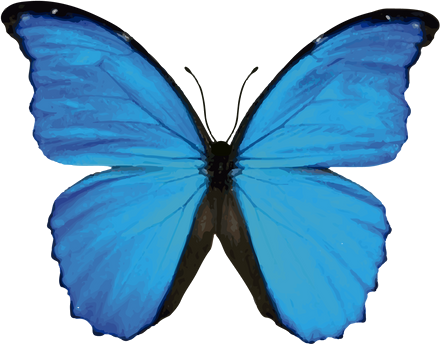
#> input picture personagens/borboleta-iba.png, 440 x 344 px
$ python -i recorte.py   (imports and definitions only)
#> lines starting #> are read from the running program, lines starting #| are printed output that depends on the picture; after the words box and inside, x2 and y2 are one past the last pixel; in counts of white or black regions, pixels touching at a corner belong together
#> further down, picture is the input picture: PIL image 440x344 RGBA; mean R, G, B, A 28.5, 75.1, 106.1, 154.3
"""Transforma uma foto qualquer num personagem do mascote.

- Foto já recortada (PNG com fundo transparente): só ajusta tamanho e corta as sobras.
- Foto com fundo: tenta tirar o fundo a partir das bordas. Funciona bem com fundo
  liso (parede, chão, lençol). Com fundo muito cheio de coisas, avisa para recortar
  antes (Paint do Windows: Remover plano de fundo; ou Canva).
"""
import json
import re
import unicodedata
from pathlib import Path

from PIL import Image, ImageChops, ImageDraw, ImageFilter, ImageOps

PASTA_PERSONAGENS = Path.home() / ".claude" / "mascote" / "personagens"
MARCA = (255, 0, 254)


def _nome_arquivo(nome):
    s = unicodedata.normalize("NFKD", nome).encode("ascii", "ignore").decode()
    return re.sub(r"[^a-z0-9]+", "-", s.lower()).strip("-") or "personagem"


def _tem_transparencia(img):
    return img.mode == "RGBA" and img.getchannel("A").getextrema()[0] < 200


def tirar_fundo(img, tolerancia=38):
    """Pinta a partir das bordas tudo que for parecido com o fundo e apaga."""
#> called with tolerancia = 38
    rgb = img.convert("RGB")
    w, h = rgb.size
#> w = 440; h = 344
    pontos = [(0, 0), (w - 1, 0), (0, h - 1), (w - 1, h - 1)]
#> pontos = [(0, 0), (439, 0), (0, 343), (439, 343)]
    pontos += [(round(w * k / 8), 0) for k in range(1, 8)] + [(round(w * k / 8), h - 1) for k in range(1, 8)]
    pontos += [(0, round(h * k / 8)) for k in range(1, 8)] + [(w - 1, round(h * k / 8)) for k in range(1, 8)]
    for p in pontos:
        if rgb.getpixel(p) != MARCA:
            ImageDraw.floodfill(rgb, p, MARCA, thresh=tolerancia)
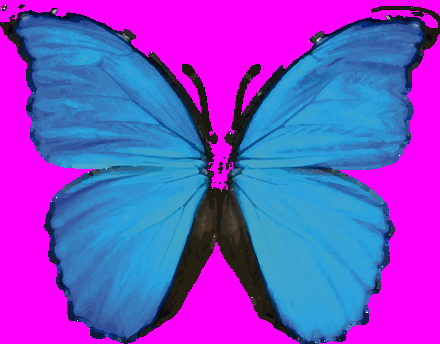
#> rgb: PIL image 440x344 RGB; mean R, G, B 123.3, 75, 200.5
    r, g, b = rgb.split()
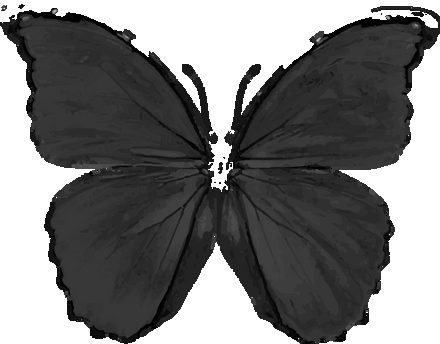
#> r: PIL image 440x344 L; min 0, max 255, mean 123.3
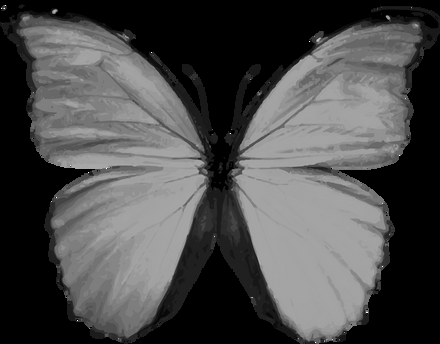
#> g: PIL image 440x344 L; min 0, max 255, mean 75
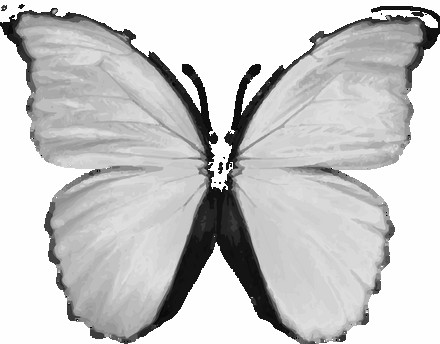
#> b: PIL image 440x344 L; min 0, max 255, mean 200.5
    fundo = ImageChops.multiply(ImageChops.multiply(r.point(lambda v: 255 if v == 255 else 0),
                                                    g.point(lambda v: 255 if v == 0 else 0)),
                                b.point(lambda v: 255 if v == 254 else 0))
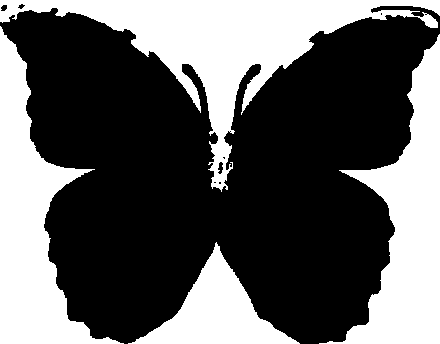
#> fundo: PIL image 440x344 L; 37.3% white; 4 white regions, box (x1, y1, x2, y2) and area: (0, 0, 440, 192) 20048, (319, 34, 440, 344) 14939, (0, 26, 124, 344) 14854, (128, 242, 300, 344) 6550
    alfa = ImageChops.invert(fundo)
    # borda limpa e suave
    alfa = alfa.filter(ImageFilter.MinFilter(3)).filter(ImageFilter.GaussianBlur(1.2))
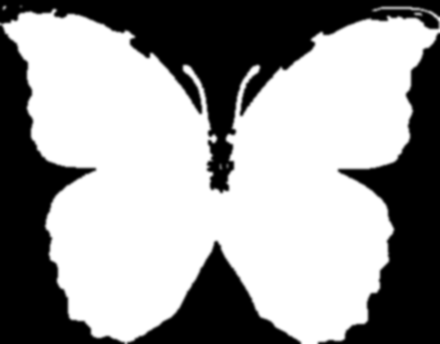
#> alfa: PIL image 440x344 L; min 0, max 255, mean 154.6
    tirado = 1 - (sum(alfa.histogram()[i] * i for i in range(256)) / 255) / (w * h)
#> tirado = 0.394
    saida = img.convert("RGBA")
    saida.putalpha(alfa)
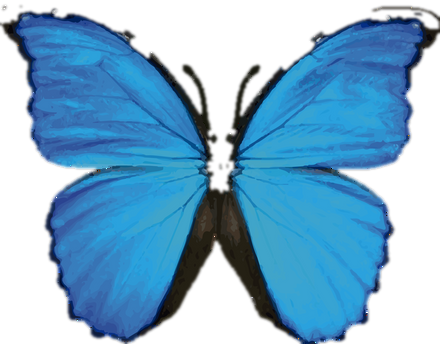
#> saida: PIL image 440x344 RGBA; mean R, G, B, A 28.5, 75.1, 106.1, 154.6; transparent parts drawn white
    return saida, tirado


def criar_personagem(caminho_foto, nome, destino=PASTA_PERSONAGENS):
    """Cria o personagem e devolve (arquivo .json, aviso ou None)."""
    img = ImageOps.exif_transpose(Image.open(caminho_foto))
    img.thumbnail((900, 900), Image.LANCZOS)
    aviso = None
    if _tem_transparencia(img.convert("RGBA") if img.mode in ("RGBA", "LA", "P") else img):
        img = img.convert("RGBA")
    else:
        img, tirado = tirar_fundo(img)
        if tirado < 0.08:
            raise ValueError("Não consegui separar o fundo desta foto. Recorte antes (Paint do Windows: "
                             "Remover plano de fundo) e tente de novo com o PNG.")
        if tirado > 0.95:
            raise ValueError("O recorte apagou quase tudo. Use uma foto com fundo mais liso ou já recortada.")
        aviso = "Fundo tirado automaticamente. Se ficou feio, recorte antes e crie de novo."
    caixa = img.getchannel("A").point(lambda v: 255 if v > 40 else 0).getbbox()
    if caixa:
        img = img.crop(caixa)
    destino = Path(destino)
    destino.mkdir(parents=True, exist_ok=True)
    base = _nome_arquivo(nome)
    img.save(destino / f"{base}.png")
    arq = destino / f"{base}.json"
    arq.write_text(json.dumps({"nome": nome, "tipo": "foto", "imagem": f"{base}.png"},
                              ensure_ascii=False, indent=2), encoding="utf-8")
    return arq, aviso

>>> from PIL import Image
>>> picture = Image.open('../personagens/borboleta-iba.png')
>>> result = tirar_fundo(picture)
